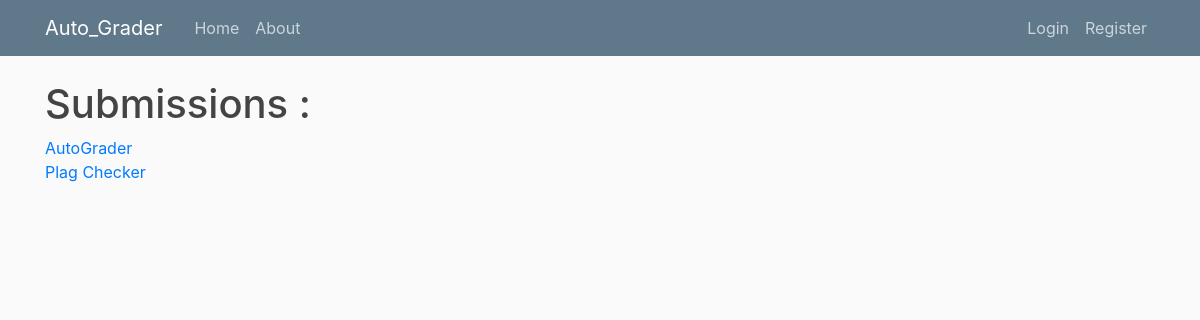
The app's page /tas/submission/BT603/3, older data.
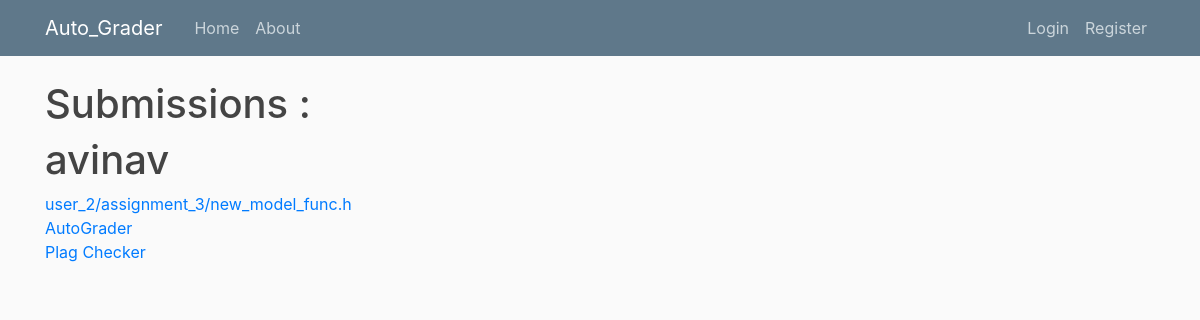
The same page, newer data.
### assignment/models.py (models this page shows, shortened)
class Submission(models.Model):
    student = models.ForeignKey(User, on_delete=models.CASCADE,null=True)
    assignment = models.ForeignKey(Assignment, on_delete=models.CASCADE,null=True)
    submission_details = models.TextField()
    grades = models.FloatField(null=True, blank=True)
    code_file = models.FileField(upload_to=user_directory_path, null=True, blank=True)

### tas/views.py (the view)
# urls.py: path('submission/<course_code>/<ass_id>',views.submissions,name='submissions'),
def submissions(req, course_code, ass_id):
    ass = Assignment.objects.get(id=ass_id)
    submissions = Submission.objects.filter(assignment=ass)
    return render(req, "tas/submissions.html" , {'submissions':submissions , 'course_code' : course_code , 'ass_id' : ass_id})

### tas/templates/tas/submissions.html (shortened to what this page needs)
{% extends "tas/base.html" %}
{% block content %}
<div>
    <h1>Submissions :</h1>
    {% for sub in submissions %}
        <div>
            <h1>{{sub.student.username}}</h1>
            <a href="{{ sub.code_file.url }}" download>{{ sub.code_file.name }} </a>
        </div>
    {% endfor %}
    <a href="{% url "autograder" course_code ass_id %}"> AutoGrader </a> <br/>
    <a href="{% url "plagcheck" course_code ass_id %}"> Plag Checker </a>
</div>
{% endblock content %}

Row changes from the older to the newer data that the page shows:
added Submission: student.username "avinav", code_file.name "user_2/assignment_3/new_model_func.h"
